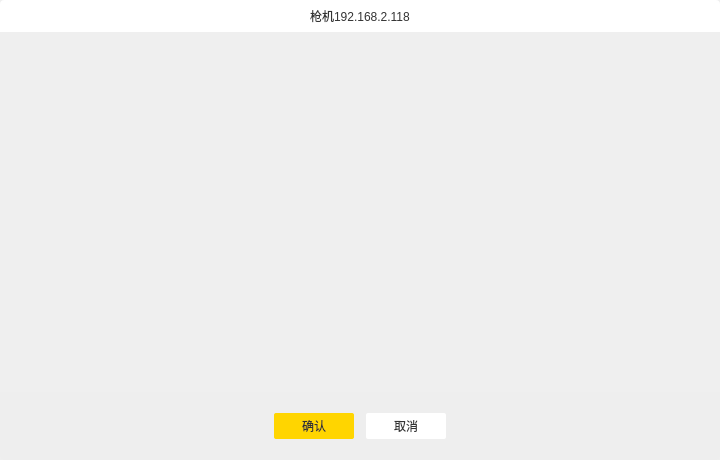
<?xml version="1.0" encoding="UTF-8"?>
<ui version="4.0">
 <class>spySettingPointDlg</class>
 <widget class="QDialog" name="spySettingPointDlg">
  <property name="geometry">
   <rect>
    <x>0</x>
    <y>0</y>
    <width>720</width>
    <height>460</height>
   </rect>
  </property>
  <property name="windowTitle">
   <string>Dialog</string>
  </property>
  <property name="styleSheet">
   <string notr="true">#titleWidget{
background:#ffffff;
border-top-left-radius:4px;
border-top-right-radius:4px;
}
#bottomWidget{
background:#eeeeee;
border-bottom-left-radius:4px;
border-bottom-right-radius:4px;
}
QLabel{
font-family:&quot;微软雅黑&quot;;
font-size:12px;
color:#333333;
}
QPushButton{
font-family:&quot;微软雅黑&quot;;
font-size:12px;
color:#333333;
}
#confirmBtn{
background:#ffd500;
border-radius:2px;
color:#333333;
}
#confirmBtn:pressed{
margin:1px;
}
#cancelBtn{
background:#ffffff;
border-radius:2px;
color:#333333;
}
#cancelBtn:pressed{
margin:1px;
}</string>
  </property>
  <layout class="QVBoxLayout" name="verticalLayout">
   <property name="spacing">
    <number>0</number>
   </property>
   <property name="leftMargin">
    <number>0</number>
   </property>
   <property name="topMargin">
    <number>0</number>
   </property>
   <property name="rightMargin">
    <number>0</number>
   </property>
   <property name="bottomMargin">
    <number>0</number>
   </property>
   <item>
    <widget class="QWidget" name="titleWidget" native="true">
     <property name="minimumSize">
      <size>
       <width>0</width>
       <height>32</height>
      </size>
     </property>
     <property name="maximumSize">
      <size>
       <width>16777215</width>
       <height>32</height>
      </size>
     </property>
     <layout class="QHBoxLayout" name="horizontalLayout">
      <item alignment="Qt::AlignHCenter">
       <widget class="QLabel" name="label">
        <property name="text">
         <string>枪机192.168.2.118</string>
        </property>
       </widget>
      </item>
     </layout>
    </widget>
   </item>
   <item>
    <widget class="QWidget" name="midWidget" native="true">
     <property name="minimumSize">
      <size>
       <width>0</width>
       <height>360</height>
      </size>
     </property>
     <property name="maximumSize">
      <size>
       <width>16777215</width>
       <height>360</height>
      </size>
     </property>
    </widget>
   </item>
   <item>
    <widget class="QWidget" name="bottomWidget" native="true">
     <layout class="QGridLayout" name="gridLayout">
      <property name="leftMargin">
       <number>0</number>
      </property>
      <property name="topMargin">
       <number>0</number>
      </property>
      <property name="rightMargin">
       <number>0</number>
      </property>
      <property name="bottomMargin">
       <number>20</number>
      </property>
      <property name="horizontalSpacing">
       <number>12</number>
      </property>
      <property name="verticalSpacing">
       <number>0</number>
      </property>
      <item row="0" column="0">
       <spacer name="horizontalSpacer">
        <property name="orientation">
         <enum>Qt::Horizontal</enum>
        </property>
        <property name="sizeHint" stdset="0">
         <size>
          <width>40</width>
          <height>20</height>
         </size>
        </property>
       </spacer>
      </item>
      <item row="0" column="3">
       <spacer name="horizontalSpacer_2">
        <property name="orientation">
         <enum>Qt::Horizontal</enum>
        </property>
        <property name="sizeHint" stdset="0">
         <size>
          <width>40</width>
          <height>20</height>
         </size>
        </property>
       </spacer>
      </item>
      <item row="1" column="1">
       <widget class="QPushButton" name="confirmBtn">
        <property name="minimumSize">
         <size>
          <width>80</width>
          <height>26</height>
         </size>
        </property>
        <property name="maximumSize">
         <size>
          <width>80</width>
          <height>26</height>
         </size>
        </property>
        <property name="styleSheet">
         <string notr="true"/>
        </property>
        <property name="text">
         <string>确认</string>
        </property>
       </widget>
      </item>
      <item row="1" column="2">
       <widget class="QPushButton" name="cancelBtn">
        <property name="minimumSize">
         <size>
          <width>80</width>
          <height>26</height>
         </size>
        </property>
        <property name="maximumSize">
         <size>
          <width>80</width>
          <height>26</height>
         </size>
        </property>
        <property name="styleSheet">
         <string notr="true"/>
        </property>
        <property name="text">
         <string>取消</string>
        </property>
       </widget>
      </item>
     </layout>
    </widget>
   </item>
  </layout>
 </widget>
 <resources/>
 <connections/>
</ui>
